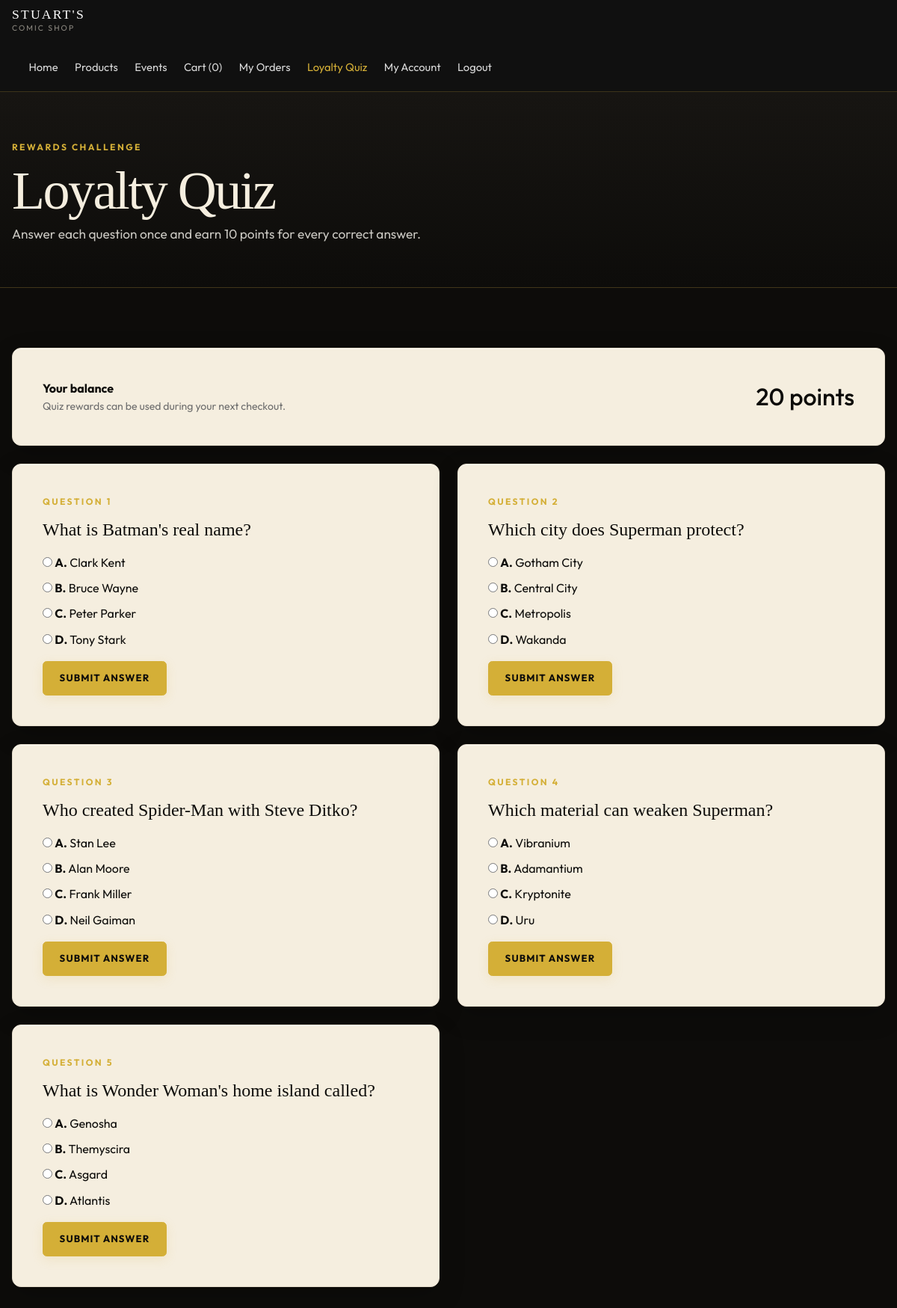
The app's page /customer/quiz.php (signed in) with its own data.
### tables this page shows
CREATE TABLE Customer (
    user_id INT PRIMARY KEY,
    loyalty_pts INT NOT NULL DEFAULT 0,
    CONSTRAINT fk_customer_user
        FOREIGN KEY (user_id) REFERENCES Users(user_id)
        ON DELETE CASCADE
);

CREATE TABLE Quiz_Questions (
    quiz_id INT PRIMARY KEY AUTO_INCREMENT,
    question VARCHAR(255) NOT NULL,
    option_a VARCHAR(150) NOT NULL,
    option_b VARCHAR(150) NOT NULL,
    option_c VARCHAR(150) NOT NULL,
    option_d VARCHAR(150) NOT NULL,
    correct_option CHAR(1) NOT NULL CHECK (correct_option IN ('A', 'B', 'C', 'D')),
    reward_points INT NOT NULL DEFAULT 10 CHECK (reward_points > 0),
    is_active BOOLEAN NOT NULL DEFAULT TRUE
);

### customer/quiz.php (the view, shortened to what this page needs)
<?php
include __DIR__ . "/../config/db.php";
$user_id = (int) $_SESSION['user_id'];
$eligibility_sql = "SELECT EXISTS(
                        SELECT 1 FROM Orders
                        WHERE user_id = ?
                    ) AS eligible";
$statement = mysqli_prepare($conn, $eligibility_sql);
mysqli_stmt_bind_param($statement, "i", $user_id);
mysqli_stmt_execute($statement);
$eligible = (bool) mysqli_fetch_assoc(mysqli_stmt_get_result($statement))['eligible'];
$points_statement = mysqli_prepare($conn, "SELECT loyalty_pts FROM Customer WHERE user_id = ?");
mysqli_stmt_bind_param($points_statement, "i", $user_id);
mysqli_stmt_execute($points_statement);
$loyalty_points = (int) mysqli_fetch_assoc(mysqli_stmt_get_result($points_statement))['loyalty_pts'];
$quiz_sql = "SELECT q.quiz_id, q.question, q.option_a, q.option_b, q.option_c, q.option_d,
                    q.reward_points, a.selected_option, a.is_correct, a.points_awarded
             FROM Quiz_Questions q
             LEFT JOIN Quiz_Attempts a ON a.quiz_id = q.quiz_id AND a.user_id = ?
             WHERE q.is_active = TRUE
             ORDER BY q.quiz_id";
$quiz_statement = mysqli_prepare($conn, $quiz_sql);
mysqli_stmt_bind_param($quiz_statement, "i", $user_id);
mysqli_stmt_execute($quiz_statement);
$quiz_result = mysqli_stmt_get_result($quiz_statement);
?>
<!doctype html>
<html lang="en">
<head>
    <link href="https://cdn.jsdelivr.net/npm/bootstrap@5.3.3/dist/css/bootstrap.min.css" rel="stylesheet">
    <link href="../assets/css/style.css" rel="stylesheet">
</head>
<body>
<div class="site-shell">
    <nav class="navbar navbar-expand-lg site-nav" data-bs-theme="dark">
        <div class="content-width">
            <a class="navbar-brand brand-lockup" href="../index.php"><span class="brand-main">STUART'S</span><span class="brand-sub">Comic Shop</span></a>
            <div class="navbar-nav ms-auto">
                <a class="nav-link" href="../index.php">Home</a>
                <a class="nav-link" href="../products.php">Products</a>
                <a class="nav-link" href="../events.php">Events</a>
                <a class="nav-link" href="../cart.php">Cart (<?php echo isset($_SESSION['cart']) ? count($_SESSION['cart']) : 0; ?>)</a>
                <a class="nav-link" href="order-history.php">My Orders</a>
                <a class="nav-link active" href="quiz.php">Loyalty Quiz</a>
                <a class="nav-link" href="account.php">My Account</a>
                <a class="nav-link" href="../logout.php">Logout</a>
            </div>
        </div>
    </nav>
    <main class="site-main">
        <header class="page-header">
            <div class="content-width">
                <p class="eyebrow">Rewards challenge</p>
                <h1 class="page-title">Loyalty Quiz</h1>
                <p class="page-intro mb-0">Answer each question once and earn 10 points for every correct answer.</p>
            </div>
        </header>
        <section class="section-space">
            <div class="content-width">
                <div class="interaction-card mb-4 d-flex justify-content-between align-items-center">
                    <div><strong>Your balance</strong><p class="muted-text mb-0">Quiz rewards can be used during your next checkout.</p></div>
                    <strong class="h2 text-premium mb-0"><?php echo $loyalty_points; ?> points</strong>
                </div>
                <?php if (!$eligible): ?>
                    <div class="empty-state text-center"><h2 class="h4">Place an order to unlock the quiz</h2><p class="muted-text mb-3">Only customers who have ordered can participate.</p><a class="btn btn-premium" href="../products.php">Shop Comics</a></div>
                <?php else: ?>
                    <div class="row g-4">
                        <?php $number = 1; while ($quiz = mysqli_fetch_assoc($quiz_result)): ?>
                            <div class="col-lg-6">
                                <article class="interaction-card h-100">
                                    <p class="eyebrow">Question <?php echo $number++; ?></p>
                                    <h2 class="h4"><?php echo htmlspecialchars($quiz['question']); ?></h2>
                                    <?php if ($quiz['selected_option'] !== null): ?>
                                        <p class="mt-3 mb-1"><strong>Your answer:</strong> <?php echo htmlspecialchars($quiz['selected_option']); ?></p>
                                        <span class="status-badge <?php echo $quiz['is_correct'] ? 'status-complete' : 'status-cancelled'; ?>"><?php echo $quiz['is_correct'] ? '+' . (int) $quiz['points_awarded'] . ' Points' : 'Attempted'; ?></span>
                                    <?php else: ?>
                                        <form method="post" action="quiz.php" class="mt-3">
                                            <?php foreach (['A', 'B', 'C', 'D'] as $option): $field = 'option_' . strtolower($option); ?>
                                                <label class="d-block mb-2"><input type="radio" name="selected_option" value="<?php echo $option; ?>" required> <strong><?php echo $option; ?>.</strong> <?php echo htmlspecialchars($quiz[$field]); ?></label>
                                            <?php endforeach; ?>
                                            <button class="btn btn-premium mt-2" type="submit">Submit Answer</button>
                                        </form>
                                    <?php endif; ?>
                                </article>
                            </div>
                        <?php endwhile; ?>
                    </div>
                <?php endif; ?>
            </div>
        </section>
    </main>
</div>
</body>
</html>

### assets/css/style.css (style rules this page uses)
:root { --ink: #0d0c0a; --ink-soft: #171512; --paper: #f5eedf; --gold: #d4af37; --burgundy: #800020; --muted: #8e8a82; --white: #ffffff; --success: #2e7d32; --border-dark: rgba(212, 175, 55, 0.22); --border-light: rgba(13, 12, 10, 0.1); --font-sans: 'Outfit', -apple-system, BlinkMacSystemFont, "Segoe UI", Arial, sans-serif; --font-serif: 'Playfair Display', Georgia, serif; }
html { scroll-behavior: smooth; }
body { background: var(--ink); color: var(--paper); font-family: var(--font-sans); line-height: 1.65; }
h1, h2, h3, h4, .brand-main, .page-title { font-family: var(--font-serif); }
a { color: inherit; }
.site-shell { min-height: 100vh; display: flex; flex-direction: column; }
.site-main { flex: 1; }
.content-width { width: min(100% - 2rem, 1200px); margin-inline: auto; }
.site-nav { background: rgba(17, 17, 17, 0.98); border-bottom: 1px solid var(--border-dark); padding-block: 0.7rem; }
.brand-lockup { color: var(--white); line-height: 1; letter-spacing: 0.11em; text-decoration: none; }
.brand-main { display: block; font-size: 1.1rem; }
.brand-sub { display: block; margin-top: 0.28rem; color: var(--muted); font-size: 0.65rem; letter-spacing: 0.2em; text-transform: uppercase; }
.site-nav .nav-link { color: #d8d8d8; font-size: 0.92rem; margin-left: 1.4rem; padding-inline: 0 !important; }
.site-nav .nav-link:hover, .site-nav .nav-link.active { color: var(--gold); }
.eyebrow { color: var(--gold); font-size: 0.75rem; font-weight: 700; letter-spacing: 0.2em; margin-bottom: 0.8rem; text-transform: uppercase; }
.hero-text, .page-intro { color: #c9c7c1; font-size: 1.08rem; max-width: 680px; }
.btn-premium, .btn-outline-premium { border-radius: 0.35rem; font-size: 0.82rem; font-weight: 700; letter-spacing: 0.08em; min-height: 46px; padding: 0.72rem 1.35rem; text-transform: uppercase; transition: all 0.25s cubic-bezier(0.25, 0.8, 0.25, 1); }
.btn-premium { background: var(--gold); border: 1px solid var(--gold); color: var(--ink); box-shadow: 0 4px 15px rgba(212, 175, 55, 0.15); }
.section-space { padding: 5rem 0; }
.page-header { background: linear-gradient(180deg, var(--ink-soft), var(--ink)); border-bottom: 1px solid var(--border-dark); padding: 4rem 0 3.5rem; }
.page-title { color: var(--paper); font-size: clamp(2.6rem, 6vw, 4.8rem); letter-spacing: -0.035em; line-height: 1; }
.review-count, .muted-text { color: #6e6e6e; font-size: 0.88rem; }
.detail-panel, .interaction-card, .review-card, .order-card, .empty-state { background: var(--paper); border: 1px solid #e5dccb; border-radius: 0.75rem; color: var(--ink); box-shadow: inset 0 1px 0 rgba(255, 255, 255, 0.6), 0 12px 35px rgba(0, 0, 0, 0.18); }
.detail-panel, .interaction-card, .empty-state { padding: clamp(1.5rem, 4vw, 2.5rem); }
.interaction-card h2, .order-card h2 { color: var(--ink); }

### records on screen
customer: loyalty_pts "20"
quiz_questions: question "What is Batman's real name?", option "A", option_a "Clark Kent", option "B", option_b "Bruce Wayne", option "C", option_c "Peter Parker", option "D", option_d "Tony Stark"
quiz_questions: question "Which city does Superman protect?", option "A", option_a "Gotham City", option "B", option_b "Central City", option "C", option_c "Metropolis", option "D", option_d "Wakanda"
quiz_questions: question "Who created Spider-Man with Steve Ditko?", option "A", option_a "Stan Lee", option "B", option_b "Alan Moore", option "C", option_c "Frank Miller", option "D", option_d "Neil Gaiman"
quiz_questions: question "Which material can weaken Superman?", option "A", option_a "Vibranium", option "B", option_b "Adamantium", option "C", option_c "Kryptonite", option "D", option_d "Uru"
quiz_questions: question "What is Wonder Woman's home island called?", option "A", option_a "Genosha", option "B", option_b "Themyscira", option "C", option_c "Asgard", option "D", option_d "Atlantis"
